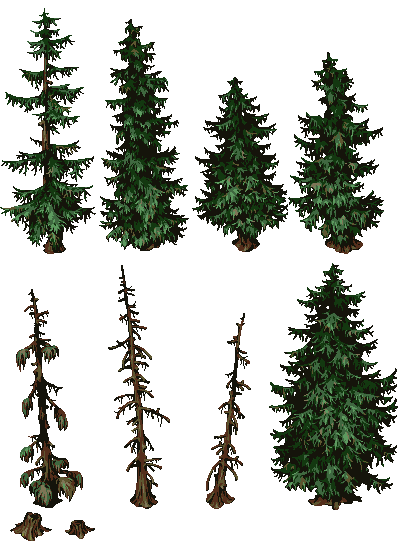
#> input picture fixtures/sources/trees/iso_pines.png, 416 x 541 px
$ python build_atlas.py
#> lines starting #> are read from the running program, lines starting #| are printed output that depends on the picture; after the words box and inside, x2 and y2 are one past the last pixel; in counts of white or black regions, pixels touching at a corner belong together
#!/usr/bin/env python3
from pathlib import Path

from PIL import Image, ImageFilter

ROOT = Path(__file__).resolve().parents[2]
SOURCE = ROOT / "fixtures/sources/trees/iso_pines.png"
PNG_OUT = ROOT / "crates/sim-render/assets/tree_cards.png"
RGBA_OUT = ROOT / "crates/sim-render/assets/tree_cards.rgba"

CELL_WIDTH = 128
CELL_HEIGHT = 256
MARGIN = 3
OUTLINE_PX = 0

CROPS = [
    (0, 8, 96, 254),
    (99, 19, 189, 251),
    (192, 52, 289, 254),
    (289, 52, 384, 254),
    (269, 263, 398, 510),
]


def fade_sprite(sprite: Image.Image) -> Image.Image:
    pixels = sprite.load()
    for y in range(sprite.height):
        for x in range(sprite.width):
            red, green, blue, alpha = pixels[x, y]
            if alpha == 0 or max(red, green, blue) <= 12:
                continue
            r = (red / 255.0) ** 0.70
            g = (green / 255.0) ** 0.70
            b = (blue / 255.0) ** 0.70
            luminance = 0.2126 * r + 0.7152 * g + 0.0722 * b
            r = r * 0.84 + luminance * 0.16
            g = g * 0.84 + luminance * 0.16
            b = b * 0.84 + luminance * 0.16
            r = r * 0.93 + 0.50 * 0.07 + 0.03
            g = g * 0.93 + 0.60 * 0.07 + 0.03
            b = b * 0.93 + 0.44 * 0.07 + 0.03
            pixels[x, y] = (
                round(r * 255),
                round(g * 255),
                round(b * 255),
                alpha,
            )
    return sprite


def main() -> None:
    source = Image.open(SOURCE).convert("RGBA")
#> source is the input picture: PIL image 416x541 RGBA; mean R, G, B, A 78.3, 14.1, 7.2, 77.2
    atlas = Image.new("RGBA", (CELL_WIDTH * len(CROPS), CELL_HEIGHT), (0, 0, 0, 0))
#> atlas: PIL image 640x256 RGBA; every value is 0
    for index, box in enumerate(CROPS):
        crop = source.crop(box)
        alpha = crop.getchannel("A").point(lambda value: 255 if value > 16 else 0)
        bounds = alpha.getbbox()
        if bounds:
            crop = crop.crop(bounds)
        scale = min(
            (CELL_WIDTH - MARGIN * 2) / crop.width,
            (CELL_HEIGHT - MARGIN * 2) / crop.height,
        )
        width = max(1, round(crop.width * scale))
        height = max(1, round(crop.height * scale))
        sprite = crop.resize((width, height), Image.LANCZOS)
        alpha = sprite.getchannel("A").point(lambda value: 255 if value > 24 else 0)
        dilated = (
            alpha.filter(ImageFilter.MaxFilter(OUTLINE_PX * 2 + 1))
            if OUTLINE_PX > 0
            else alpha
        )
        outlined = Image.new("RGBA", sprite.size, (8, 10, 8, 0))
        outlined.putalpha(dilated)
        outlined.alpha_composite(sprite)
        outlined = fade_sprite(outlined)
        x = index * CELL_WIDTH + (CELL_WIDTH - width) // 2
        y = (CELL_HEIGHT - height) // 2
        atlas.alpha_composite(outlined, (x, y))
#> this loop made 5 passes
#> bounds on passes 1 to 5: (0, 0, 96, 246), (0, 0, 90, 232), (0, 25, 97, 200), (0, 0, 95, 202), (0, 0, 129, 247)
#> pass 1, in main, `crop = source.crop(box)`:
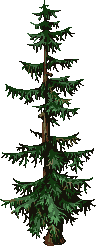
#> crop: PIL image 96x246 RGBA; mean R, G, B, A 74.5, 18.7, 9.4, 92; transparent parts drawn white
#> pass 1, in main, `alpha = crop.getchannel("A").point(lambda value: 255 if value > 16 els..`:
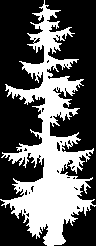
#> alpha: PIL image 96x246 L; 36.1% white; 1 white region, box (x1, y1, x2, y2) and area: (0, 0, 96, 246) 8518
#> pass 1, in main, `alpha = sprite.getchannel("A").point(lambda value: 255 if value > 24 e..`:
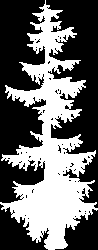
#> alpha: PIL image 98x250 L; 40.5% white; 1 white region, box (x1, y1, x2, y2) and area: (0, 0, 98, 250) 9931
#> after the loop:
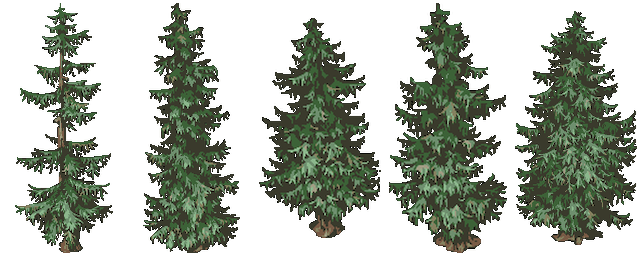
#> atlas: PIL image 640x256 RGBA; mean R, G, B, A 31.4, 38.3, 26.5, 112.2; transparent parts drawn white
#> after the loop:
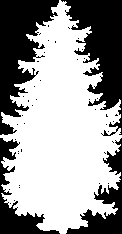
#> dilated: PIL image 122x234 L; 60.8% white; 45 black regions (41 under 20 px), largest, box (x1, y1, x2, y2) and area: (61, 0, 122, 136) 4001, (0, 0, 59, 135) 3957, (66, 138, 122, 234) 1643, (0, 138, 60, 234) 1525
#> after the loop:
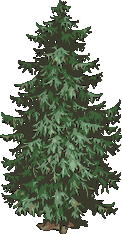
#> outlined: PIL image 122x234 RGBA; mean R, G, B, A 45.7, 55.9, 39.3, 155.4; transparent parts drawn white
#> after the loop:
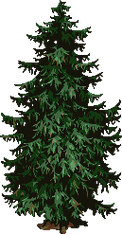
#> sprite: PIL image 122x234 RGBA; mean R, G, B, A 19.3, 29, 14.2, 147.1; transparent parts drawn white

    PNG_OUT.parent.mkdir(parents=True, exist_ok=True)
    atlas.save(PNG_OUT)
    RGBA_OUT.write_bytes(atlas.tobytes())
    print(f"wrote {PNG_OUT} and {RGBA_OUT} ({atlas.width}x{atlas.height})")
#| wrote crates/sim-render/assets/tree_cards.png and crates/sim-render/assets/tree_cards.rgba (640x256)


if __name__ == "__main__":
    main()
